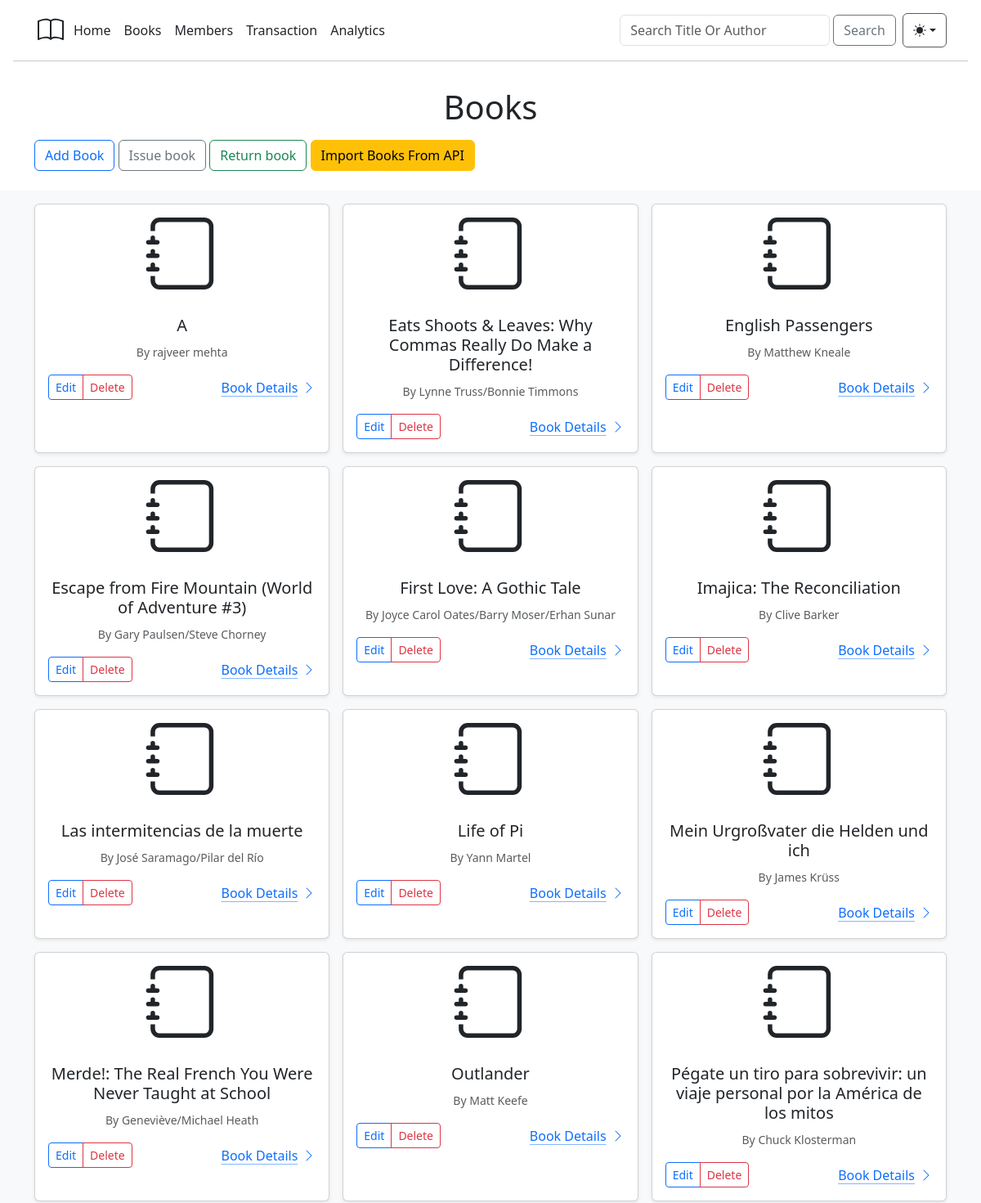
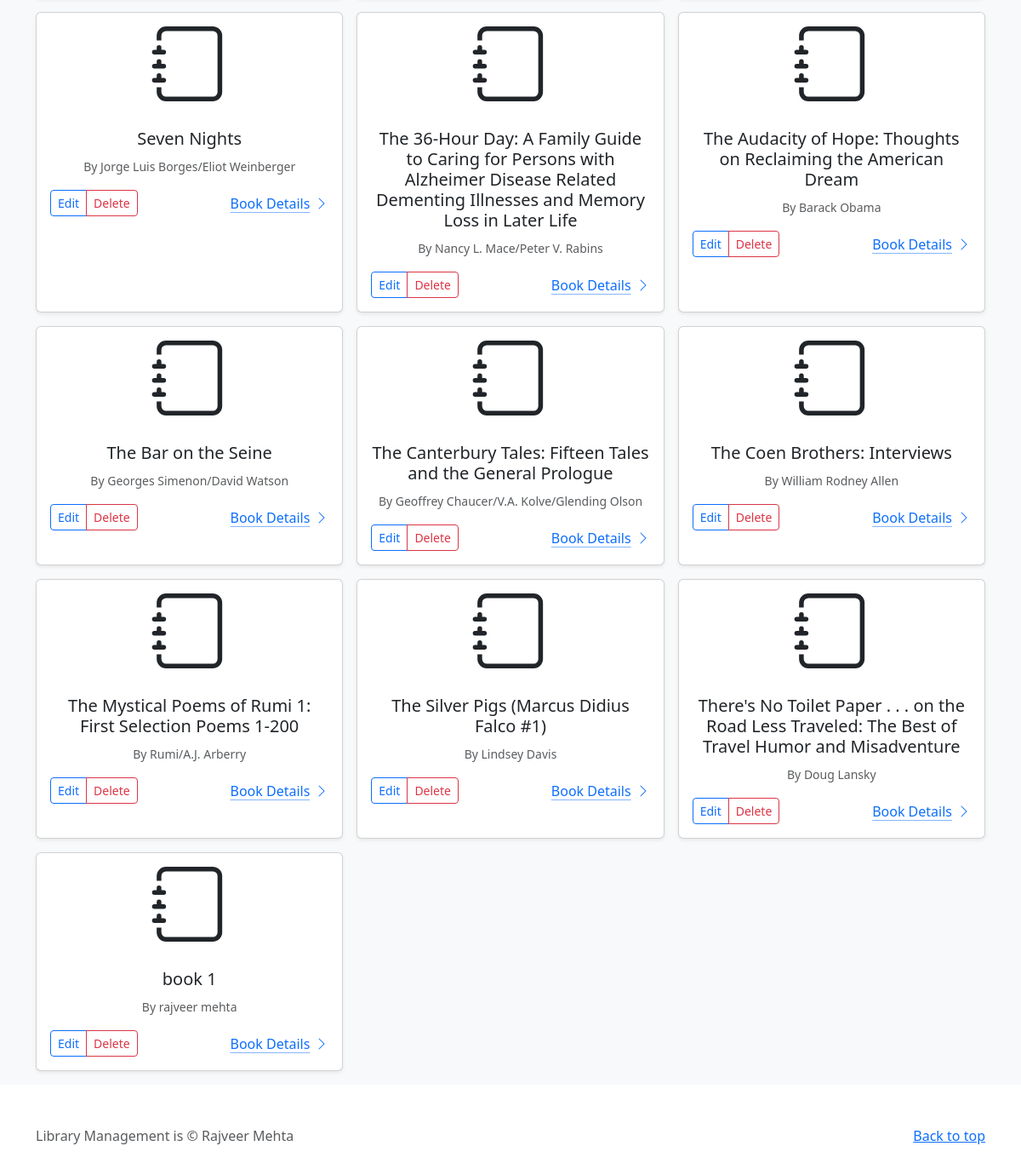
/books, run on the app's committed database (2 pictures, top to bottom).
### library/models.py (models this page shows)
class Books(db.Model):
    bookID = db.Column(db.Integer(), primary_key=True, nullable=False)
    title = db.Column(db.String(), nullable=False)
    authors = db.Column(db.String(), nullable=False)
    average_rating = db.Column(db.Float(), nullable=False)
    isbn = db.Column(db.Integer(), nullable=False)
    isbn13 = db.Column(db.Integer(), nullable=False)
    language_code = db.Column(db.String(), nullable=False)
    num_pages = db.Column(db.Integer(), nullable=False)
    ratings_count =db.Column(db.Integer(), nullable=False)
    text_reviews_count = db.Column(db.Integer(), nullable=False)
    publication_date =db.Column(db.String(), nullable=False)
    publisher = db.Column(db.String(), nullable=False)
    member_count = db.Column(db.Integer(), default = 0)
    quantity = db.Column(db.Integer(), nullable=False)
    rent = db.Column(db.Integer(), nullable=False)

### library/routes.py (the view)
@app.route("/books")
def books():
    books = Books.query.order_by(Books.title).all()
    users = Users.query.order_by(Users.userName).all()
    date = datetime.utcnow().date()
    return render_template('Books/booksPage.html', books=books, users=users, date=date)

### library/templates/Books/booksPage.html (shortened to what this page needs)
{% extends "baseTemplate.html" %}
{% block body %}
<main>
  <section class="container">
    <div class="row">
      <div class="col-lg-6 col-md-8 mx-auto">
        <h1 class="fw-light text-center">Books</h1>
      </div>
      <p>
        <a href="/add/book" class="btn btn-outline-primary my-2">Add Book</a>
        <button class="btn btn-outline-secondary my-2" data-bs-toggle="modal" data-bs-target="#issueModal">
          Issue book
        </button>
        <button class="btn btn-outline-success my-2" data-bs-toggle="modal" data-bs-target="#exampleModal">
          Return book
        </button>
        <button class="btn btn-warning" data-bs-toggle="modal" data-bs-target="#importModal">
          Import Books From API
      </button>
      </p>
    </div>
  </section>
  <div class="album py-3 bg-body-tertiary">
    <div class="container">
      <div class="row row-cols-1 row-cols-sm-2 row-cols-md-3 g-3">
        {% for book in books %}
        <div class="col ">
          <div class="card shadow-sm h-100">
            <div class="card-body text-center">
              <h5 class="card-title">{{book.title}}</h5>
              <p class="card-text"><small class="text-muted">By {{book.authors}}</small></p>
              <div class="d-flex justify-content-between align-items-center">
                <div class="btn-group">
                  <a type="button" class="btn btn-sm btn-outline-primary" href="/update/book/{{book.bookID}}">Edit</a>
                  <a type="button" class="btn btn-sm btn-outline-danger" data-bs-toggle="modal"
                    data-bs-target="#exampleModal{{book.bookID}}">Delete</a>
                </div>
                <a href="/book/{{book.bookID}}" class="icon-link">
                  Book Details
                  <svg class="bi">
                    <use xlink:href="#chevron-right" />
                  </svg>
                </a>
              </div>
            </div>
          </div>
        </div>
        {% endfor %}
      </div>
    </div>
  </div>
</main>
{% endblock %}

### library/templates/baseTemplate.html (shortened to what this page needs)
<!doctype html>
<html lang="en" data-bs-theme="auto">
<head>
    <link rel="stylesheet" href="https://cdn.jsdelivr.net/npm/bootstrap-icons@1.10.5/font/bootstrap-icons.css">
    <link href="https://cdn.jsdelivr.net/npm/bootstrap@5.3.0/dist/css/bootstrap.min.css" rel="stylesheet"
>
</head>
<body>
    <header class="p-3" style="background-color: var(--bs-body-bg);">
        <div class="container">
            <div class="d-flex flex-wrap align-items-center justify-content-center justify-content-lg-start ">
                <a href="/" class="d-flex mb-2 mb-lg-0 text-decoration-none text-reset">
                </a>
                <ul class="nav col-12 col-lg-auto me-lg-auto mb-2 justify-content-center mb-md-0 ">
                    <li><a href="/" class="nav-link px-2 text-reset">Home</a></li>
                    <li><a href="/books" class="nav-link px-2 text-reset ">Books</a></li>
                    <li><a href="/members" class="nav-link px-2 text-reset">Members</a></li>
                    <li><a href="/transaction" class="nav-link px-2 text-reset">Transaction</a></li>
                    <li><a href="/graphs" class="nav-link px-2 text-reset">Analytics</a></li>
                </ul>
                <form class="d-flex" role="search" action="/search" method="post">
                    <input type="search" class="form-control form-control-dark " placeholder="Search Title Or Author"
                        aria-label="Search" name="searched">
                    <button type="submit" class="btn btn-outline-secondary ms-1 me-2">Search</button>
                </form>
                <div class="dropdown bd-mode-toggle">
                    <button class="btn btn-bd-primary py-2 dropdown-toggle d-flex align-items-center" id="bd-theme"
                        type="button" aria-expanded="false" data-bs-toggle="dropdown" aria-label="Toggle theme (auto)">
                        <svg class="bi my-1 theme-icon-active" width="1em" height="1em">
                            <use href="#circle-half"></use>
                        </svg>
                    </button>
                </div>
            </div>
        </div>
        <hr>
    </header>
    {% block body %}
    {% endblock %}
    <footer class="text-body-secondary py-5">
        <div class="container">
            <p class="float-end mb-1">
                <a href="#">Back to top</a>
            </p>
            <p class="mb-1">Library Management is &copy; Rajveer Mehta
            </p>
        </div>
    </footer>
</body>
</html>

### library/templates/baseTemplate.html (style rules this page uses)
.bi { vertical-align: -.125em; fill: currentColor; }
.btn-bd-primary { --bd-violet-bg: var(--bs-body-color-rgb); --bd-violet-rgb: 112.520718, 44.062154, 249.437846; --bs-btn-font-weight: 600; --bs-btn-color: var(--bs-body-color-rgb); --bs-btn-bg: var(--bs-body-color-rgb); --bs-btn-border-color: var(--bs-secondary-color); --bs-btn-hover-color: var(--bs-body-color-rgb); --bs-btn-hover-bg: var(--bs-secondary-color); --bs-btn-hover-border-color: var(--bs-body-bg); --bs-btn-focus-shadow-rgb: var(--bs-body-color-rgb); --bs-btn-active-color: var(--bs-btn-hover-color); --bs-btn-active-bg: var(--bs-body-bg); --bs-btn-active-border-color: var(--bs-body-bg); }
.bd-mode-toggle { z-index: 1500; }

### data on the page
Books: title "A", authors "rajveer mehta"
Books: title "Eats Shoots & Leaves: Why Commas Really Do Make a Difference!", authors "Lynne Truss/Bonnie Timmons"
Books: title "English Passengers", authors "Matthew Kneale"
Books: title "Escape from Fire Mountain (World of Adventure #3)", authors "Gary Paulsen/Steve Chorney"
Books: title "First Love: A Gothic Tale", authors "Joyce Carol Oates/Barry Moser/Erhan Sunar"
Books: title "Imajica: The Reconciliation", authors "Clive Barker"
Books: title "Las intermitencias de la muerte", authors "José Saramago/Pilar del Río"
Books: title "Life of Pi", authors "Yann Martel"
Books: title "Mein Urgroßvater die Helden und ich", authors "James Krüss"
Books: title "Merde!: The Real French You Were Never Taught at School", authors "Geneviève/Michael Heath"
Books: title "Outlander", authors "Matt Keefe"
Books: title "Pégate un tiro para sobrevivir: un viaje personal por la América de los mitos", authors "Chuck Klosterman"
Books: title "Seven Nights", authors "Jorge Luis Borges/Eliot Weinberger"
Books: title "The 36-Hour Day: A Family Guide to Caring for Persons with Alzheimer Disease Related Dementing Illnesses and Memory Loss in Later Life", authors "Nancy L. Mace/Peter V. Rabins"
Books: title "The Audacity of Hope: Thoughts on Reclaiming the American Dream", authors "Barack Obama"
Books: title "The Bar on the Seine", authors "Georges Simenon/David Watson"
Books: title "The Canterbury Tales: Fifteen Tales and the General Prologue", authors "Geoffrey Chaucer/V.A. Kolve/Glending Olson"
Books: title "The Coen Brothers: Interviews", authors "William Rodney Allen"
Books: title "The Mystical Poems of Rumi 1: First Selection Poems 1-200", authors "Rumi/A.J. Arberry"
Books: title "The Silver Pigs (Marcus Didius Falco #1)", authors "Lindsey Davis"
Books: title "There's No Toilet Paper . . . on the Road Less Traveled: The Best of Travel Humor and Misadventure", authors "Doug Lansky"
Books: title "book 1", authors "rajveer mehta"
